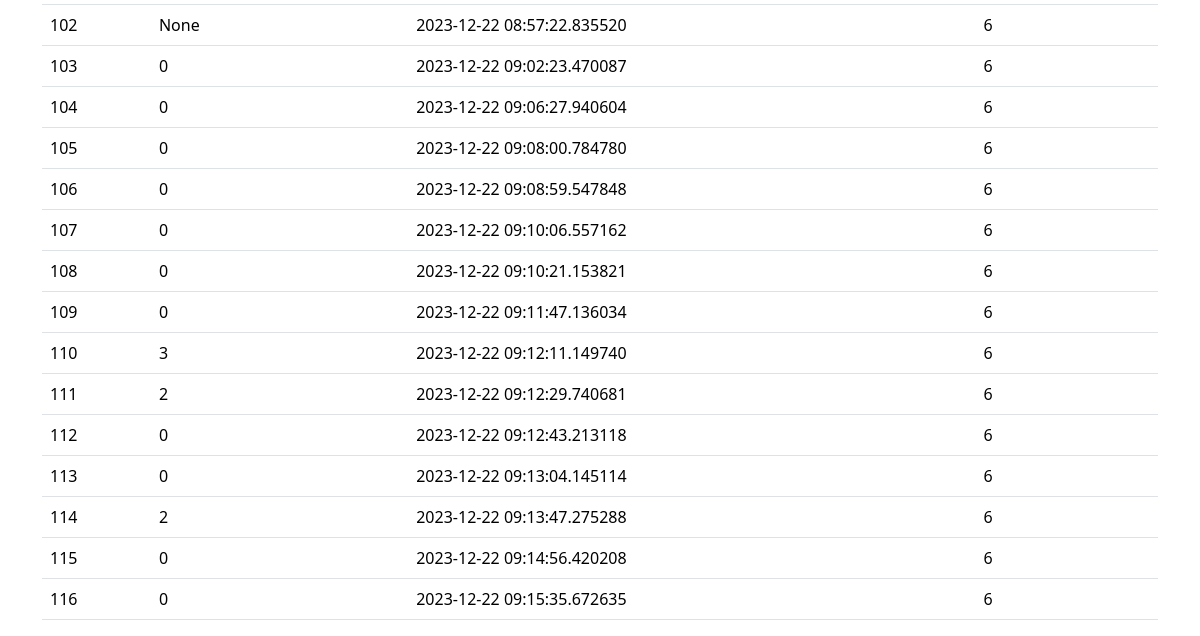
/list (lower part), run on an earlier commit of the app's database.
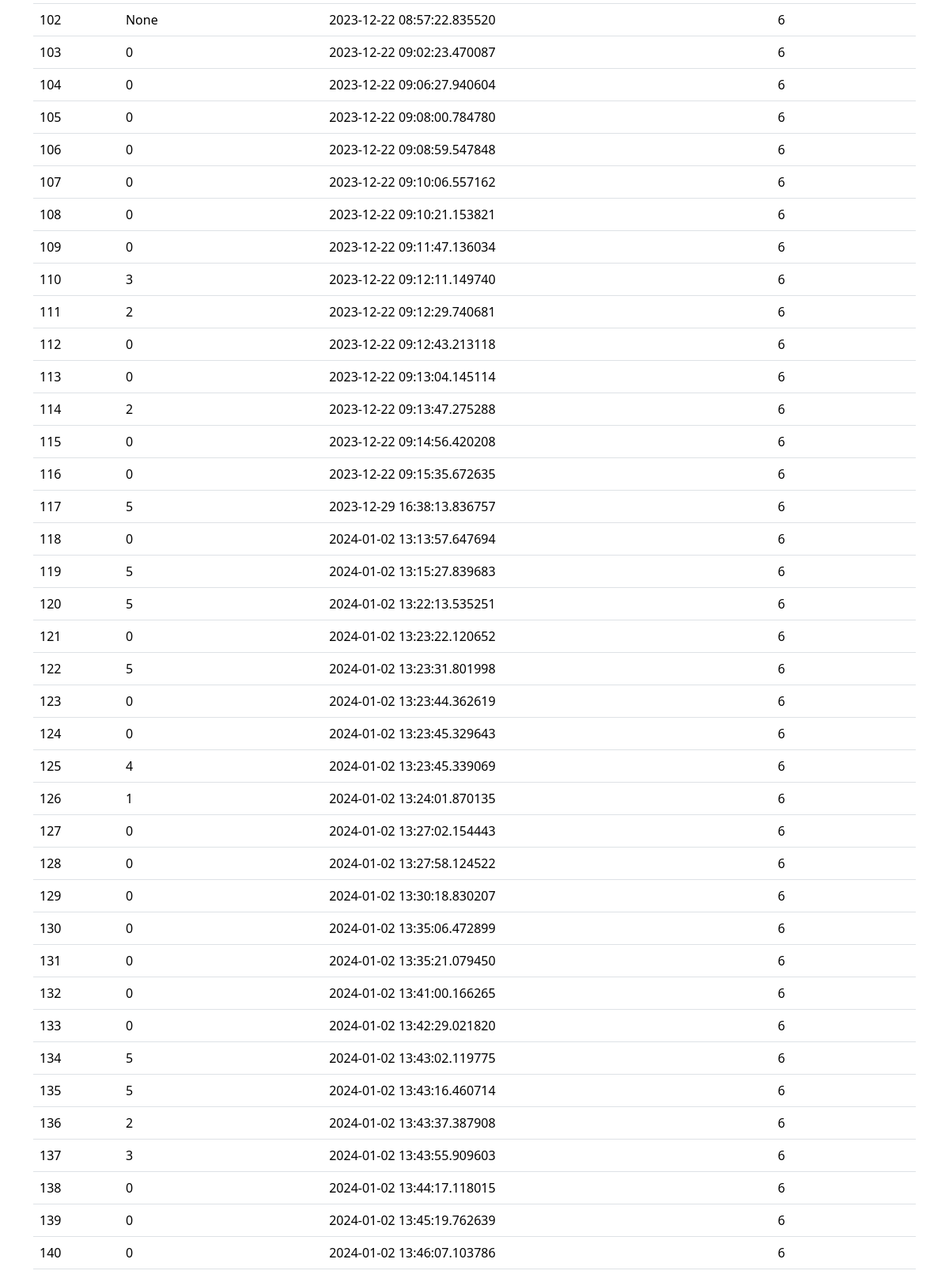
And on a later commit of the database.
### app.py (models this page shows, shortened)
class History(db.Model):
    id = db.Column(db.Integer, primary_key=True)
    result = db.Column(db.Integer, nullable=False)
    date = db.Column(db.DateTime, default=datetime.datetime.now)
    user_id = db.Column(db.Integer, db.ForeignKey('user.id'))

### app.py (the view)
@app.route("/list", methods=['GET', 'POST'])
def list():
    title = "K-Genz | List"
    users = db.session.execute(db.select(User).order_by(User.id)).scalars()
    historyq = db.session.execute(db.select(History).order_by(History.id)).scalars()
    return render_template("user/list.html", users = users, hist = historyq, title = title)

### templates/user/list.html (shortened to what this page needs)
<!DOCTYPE html>
<html lang="en">
<head>
    <link rel="stylesheet" href="{{ url_for('static', filename='css/bootstrap.css')}}">
</head>
<body>
    <div class="container">
        <div class="form mt-3">
            <table class="table">
                {% for history in hist %}
                <tr>
                    <td scope="row">{{history.id}}</td>
                    <td>{{history.result}}</td>
                    <td>{{history.date}}</td>
                    <td>{{history.user_id}}</td>
                </tr>
                {% endfor %}
            </table>
        </div>
    </div>
</body>
</html>

What changed in the data, as far as the page shows it:
added History: id "117", result "5", date "2023-12-29 16:38:13.836757", user_id "6"
added History: id "118", result "0", date "2024-01-02 13:13:57.647694", user_id "6"
added History: id "119", result "5", date "2024-01-02 13:15:27.839683", user_id "6"
added History: id "120", result "5", date "2024-01-02 13:22:13.535251", user_id "6"
added History: id "121", result "0", date "2024-01-02 13:23:22.120652", user_id "6"
added History: id "122", result "5", date "2024-01-02 13:23:31.801998", user_id "6"
added History: id "123", result "0", date "2024-01-02 13:23:44.362619", user_id "6"
added History: id "124", result "0", date "2024-01-02 13:23:45.329643", user_id "6"
added History: id "125", result "4", date "2024-01-02 13:23:45.339069", user_id "6"
added History: id "126", result "1", date "2024-01-02 13:24:01.870135", user_id "6"
added History: id "127", result "0", date "2024-01-02 13:27:02.154443", user_id "6"
added History: id "128", result "0", date "2024-01-02 13:27:58.124522", user_id "6"
added History: id "129", result "0", date "2024-01-02 13:30:18.830207", user_id "6"
added History: id "130", result "0", date "2024-01-02 13:35:06.472899", user_id "6"
added History: id "131", result "0", date "2024-01-02 13:35:21.079450", user_id "6"
added History: id "132", result "0", date "2024-01-02 13:41:00.166265", user_id "6"
added History: id "133", result "0", date "2024-01-02 13:42:29.021820", user_id "6"
added History: id "134", result "5", date "2024-01-02 13:43:02.119775", user_id "6"
added History: id "135", result "5", date "2024-01-02 13:43:16.460714", user_id "6"
added History: id "136", result "2", date "2024-01-02 13:43:37.387908", user_id "6"
added History: id "137", result "3", date "2024-01-02 13:43:55.909603", user_id "6"
added History: id "138", result "0", date "2024-01-02 13:44:17.118015", user_id "6"
added History: id "139", result "0", date "2024-01-02 13:45:19.762639", user_id "6"
added History: id "140", result "0", date "2024-01-02 13:46:07.103786", user_id "6"
